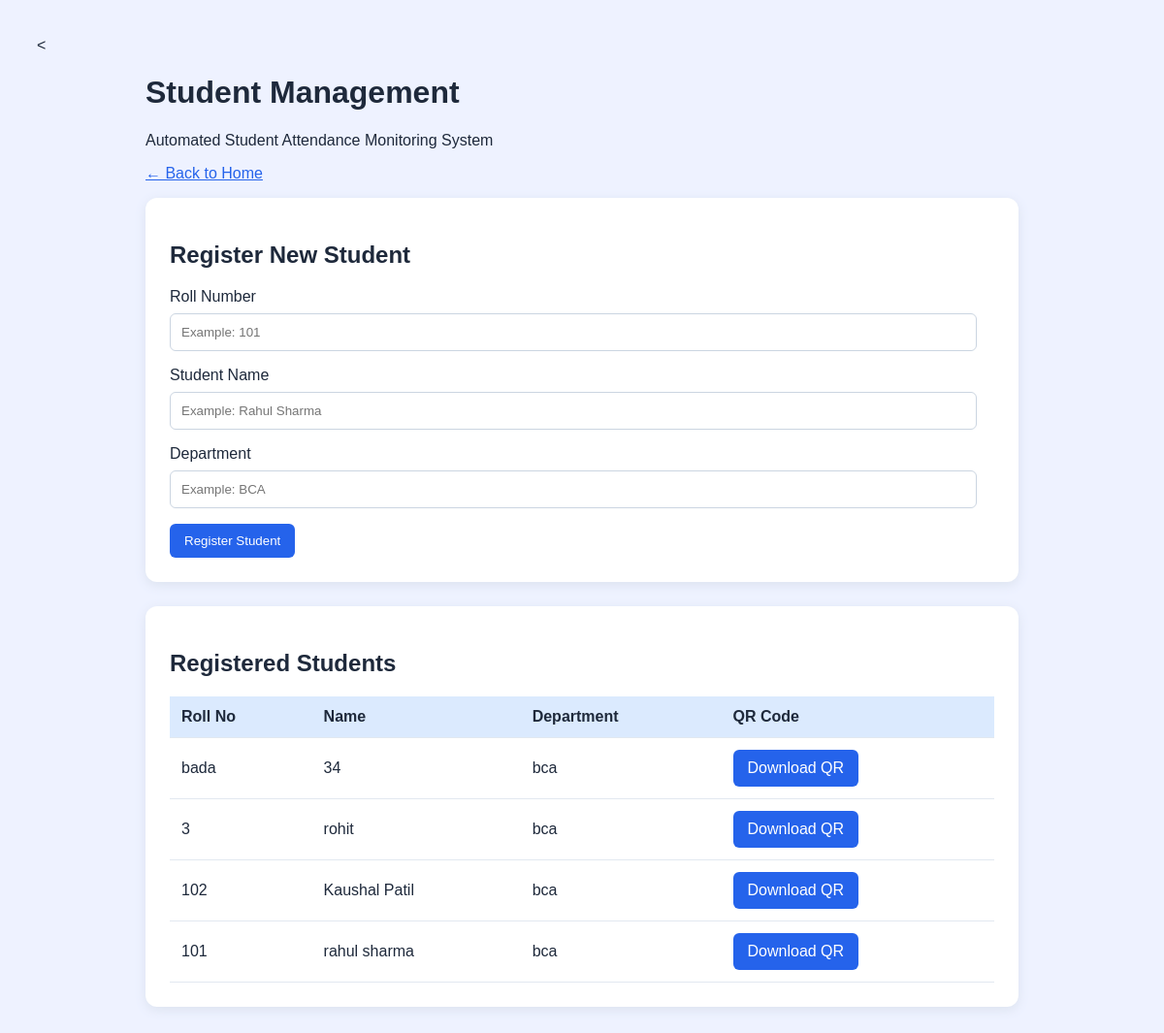
The app's page /students (signed in) with its own data.
### tables this page shows
CREATE TABLE students (
                id INTEGER PRIMARY KEY AUTOINCREMENT,
                roll_no TEXT NOT NULL UNIQUE,
                name TEXT NOT NULL,
                department TEXT NOT NULL
            , qr_token TEXT);

### app.py (the view, shortened to what this page needs)
@app.route("/students", methods=["GET", "POST"])
@login_required
def students():
    with get_db() as conn:
        student_list = conn.execute("""
            SELECT id, roll_no, name, department
            FROM students
            ORDER BY id DESC
        """).fetchall()
    return render_template("students.html", students=student_list)

### app.py (called while the page is built)
def get_db():
    conn = sqlite3.connect(str(DATABASE))
    conn.row_factory = sqlite3.Row
    conn.execute("PRAGMA foreign_keys = ON")
    return conn

def login_required(view):
    @wraps(view)
    def wrapped(*args, **kwargs):
        if "admin_id" not in session:
            return redirect(url_for("login"))
        return view(*args, **kwargs)
    return wrapped

### templates/students.html (shortened to what this page needs)
<!DOCTYPE html>
<!DOCTYPE html>
<html lang="en">
<head>
</head>
<body>
<div class="container">
    <h1>Student Management</h1>
    <p>Automated Student Attendance Monitoring System</p>
    <p><a href="/">← Back to Home</a></p>
    <div class="card">
        <h2>Register New Student</h2>
        <form method="POST">
            <label>Roll Number</label>
            <input type="text" name="roll_no"
                   placeholder="Example: 101" required>
            <label>Student Name</label>
            <input type="text" name="name"
                   placeholder="Example: Rahul Sharma" required>
            <label>Department</label>
            <input type="text" name="department"
                   placeholder="Example: BCA" required>
            <button type="submit">Register Student</button>
        </form>
    </div>
    <div class="card">
        <h2>Registered Students</h2>
        <div class="table-container">
            <table>
                <thead>
                    <tr>
                        <th>Roll No</th>
                        <th>Name</th>
                        <th>Department</th>
                        <th>QR Code</th>
                    </tr>
                </thead>
                <tbody>
                    {% for student in students %}
                    <tr>
                        <td>{{ student.roll_no }}</td>
                        <td>{{ student.name }}</td>
                        <td>{{ student.department }}</td>
                        <td>
                            <a class="qr-button"
                               href="{{ url_for('download_qr', student_id=student.id) }}">
                                Download QR
                            </a>
                        </td>
                    </tr>
                    {% else %}
                    <tr>
                        <td colspan="4">No students registered yet.</td>
                    </tr>
                    {% endfor %}
                </tbody>
            </table>
        </div>
    </div>
</div>
</body>
</html>

### templates/students.html (style rules this page uses)
body { font-family: Arial, sans-serif; background: #eef2ff; padding: 30px; color: #1e293b; }
.container { max-width: 900px; margin: auto; }
.card { background: white; padding: 25px; margin-bottom: 25px; border-radius: 12px; box-shadow: 0 3px 12px #dbe2ef; }
input { display: block; width: 95%; padding: 11px; margin: 8px 0 16px; border: 1px solid #cbd5e1; border-radius: 6px; }
button, .qr-button { background: #2563eb; color: white; padding: 10px 15px; border: none; border-radius: 6px; cursor: pointer; text-decoration: none; display: inline-block; }
table { width: 100%; border-collapse: collapse; }
th, td { text-align: left; padding: 12px; border-bottom: 1px solid #e2e8f0; }
th { background: #dbeafe; }
a { color: #2563eb; }
.qr-button { color: white; white-space: nowrap; }
.table-container { overflow-x: auto; }

### records on screen
students: roll_no "bada", name "34", department "bca"
students: roll_no "3", name "rohit", department "bca"
students: roll_no "102", name "Kaushal Patil", department "bca"
students: roll_no "101", name "rahul sharma", department "bca"
